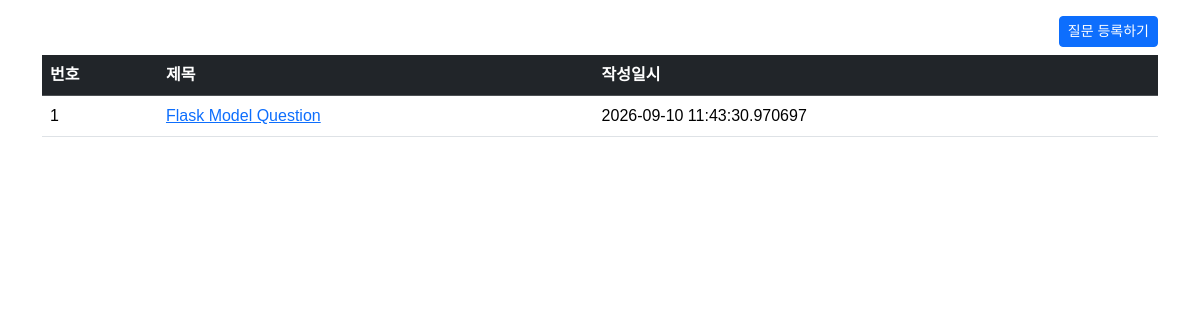
The page /question/list on the database as committed earlier.
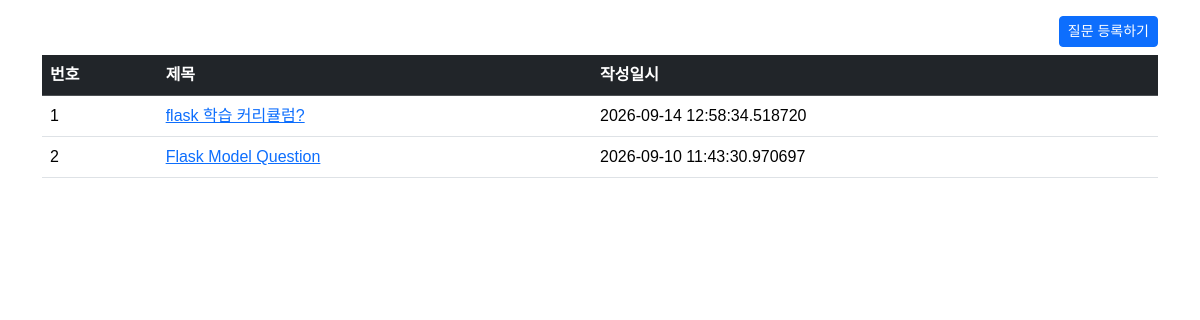
The same page on the database as committed later.
### pybo/models.py (models this page shows)
class Question(db.Model):
    id = db.Column(db.Integer, primary_key=True)
    subject = db.Column(db.String(200), nullable=False)
    content = db.Column(db.Text, nullable=False)
    create_date = db.Column(db.DateTime, nullable=False)

### pybo/views/question_views.py (the view)
@bp.route('/list')
def _list():
    question_list = Question.query.order_by(Question.create_date.desc()).all()
    return render_template('question/question_list.html', question_list=question_list)

### pybo/templates/question/question_list.html
{% extends 'base.html' %}
{% block content %}
<div class="container my-3">
    <div class="text-end">
        <a href="{{ url_for('question.create') }}" class="btn btn-primary btn-sm mb-2">질문 등록하기</a>
    </div>
    <table class="table table-hover">
      <thead>
        <tr class="table-dark">
            <th>번호</th>
            <th>제목</th>
            <th>작성일시</th>
        </tr>
      </thead>
      <tbody>
        {% if question_list %}
        {% for question in question_list%}
        <tr>
          <td>{{ loop.index }}</td>
          <td>
              <a href="{{ url_for('question.detail', question_id=question.id) }}">{{question.subject}}</a>
          </td>
          <td>{{ question.create_date }}</td>
        </tr>
        {% endfor %}
        {% else %}
        <tr>
            <td colspan="3">질문이 없습니다.</td>
        </tr>
        {% endif %}
      </tbody>
    </table>
</div>
{% endblock %}

### pybo/templates/base.html (shortened to what this page needs)
<!DOCTYPE html>
<html lang="ko">
<head>
    <link rel="stylesheet" href="https://cdn.jsdelivr.net/npm/bootstrap@5.3.8/dist/css/bootstrap.min.css">
    <link rel="stylesheet" href="{{ url_for('static', filename='style.css') }}">
</head>
<body>
    {% block content %}
    {% endblock %}
</body>
</html>

### pybo/static/style.css (style rules this page uses)
body { font-family: "Noto Sans KR", sans-serif; font-weight: 400; }

Rows that differ between the two databases and show on the page:
added Question: subject "flask 학습 커리큘럼?", create_date "2026-09-14 12:58:34.518720"
